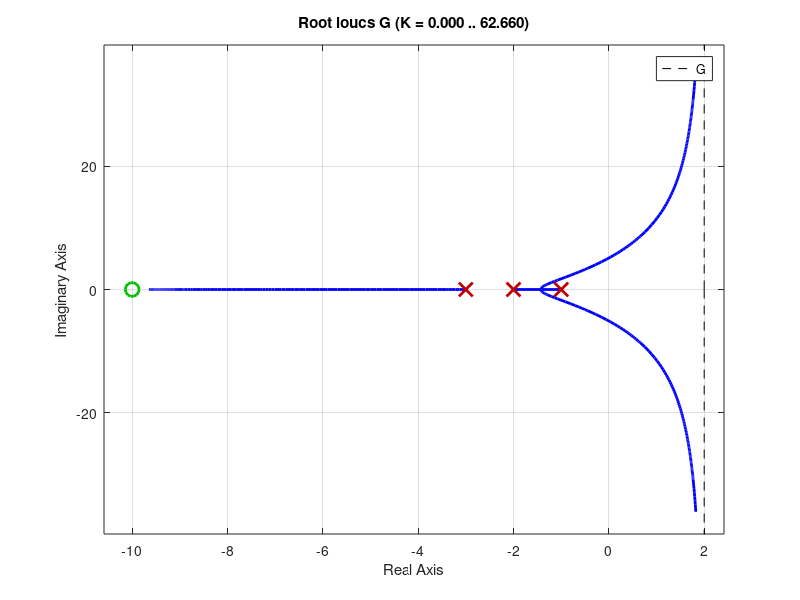

Source code (MATLAB): (Note: this script raises an error after producing the figure.)
s=tf('s');
w=logspace(-2,4,100);
K=20;
a=10;

G=K*(s+a)/((s+1)*(s+2)*(s+3));

figure
rlocus(G)
grid on
legend('G')
set(findall(gcf,'type','Line','LineWidth',3))
set(findall(gcf,'type','Axes','FontSize',18))